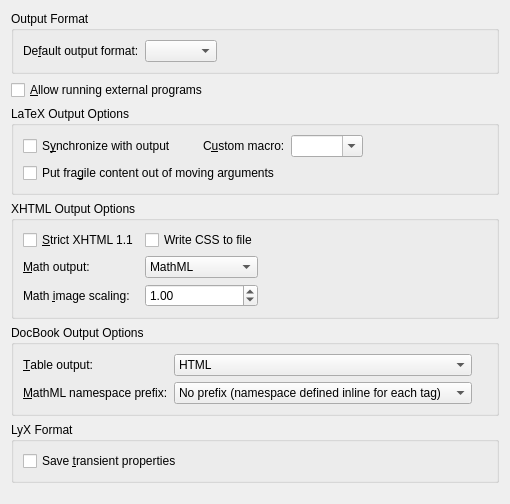
<?xml version="1.0" encoding="UTF-8"?>
<ui version="4.0">
 <class>OutputUi</class>
 <widget class="QWidget" name="OutputUi">
  <property name="geometry">
   <rect>
    <x>0</x>
    <y>0</y>
    <width>510</width>
    <height>504</height>
   </rect>
  </property>
  <property name="windowTitle">
   <string>Form</string>
  </property>
  <layout class="QGridLayout" name="gridLayout_2">
   <item row="4" column="0">
    <widget class="QGroupBox" name="docbookGB">
     <property name="title">
      <string>DocBook Output Options</string>
     </property>
     <property name="flat">
      <bool>true</bool>
     </property>
     <layout class="QGridLayout" name="outDBGridLayout">
      <item row="0" column="0">
       <widget class="QLabel" name="tableoutLA">
        <property name="font">
         <font>
          <weight>50</weight>
          <bold>false</bold>
         </font>
        </property>
        <property name="text">
         <string>&amp;Table output:</string>
        </property>
        <property name="buddy">
         <cstring>tableoutCB</cstring>
        </property>
       </widget>
      </item>
      <item row="0" column="1">
       <widget class="QComboBox" name="tableoutCB">
        <property name="font">
         <font>
          <weight>50</weight>
          <bold>false</bold>
         </font>
        </property>
        <property name="toolTip">
         <string>Format to use for math output.</string>
        </property>
        <item>
         <property name="text">
          <string>HTML</string>
         </property>
        </item>
        <item>
         <property name="text">
          <string>CALS</string>
         </property>
        </item>
       </widget>
      </item>
      <item row="0" column="2">
       <spacer name="horizontalSpacer_5">
        <property name="orientation">
         <enum>Qt::Horizontal</enum>
        </property>
        <property name="sizeHint" stdset="0">
         <size>
          <width>40</width>
          <height>20</height>
         </size>
        </property>
       </spacer>
      </item>
      <item row="1" column="0">
       <widget class="QLabel" name="mathmlprefixLA">
        <property name="font">
         <font>
          <weight>50</weight>
          <bold>false</bold>
         </font>
        </property>
        <property name="text">
         <string>&amp;MathML namespace prefix:</string>
        </property>
        <property name="buddy">
         <cstring>mathmlprefixCB</cstring>
        </property>
       </widget>
      </item>
      <item row="1" column="1">
       <widget class="QComboBox" name="mathmlprefixCB">
        <property name="font">
         <font>
          <weight>50</weight>
          <bold>false</bold>
         </font>
        </property>
        <property name="toolTip">
         <string>Namespace prefix to use for MathML formulae. For instance, with the &lt;code&gt;m&lt;/code&gt; prefix, the MathML tags will be output like &lt;code&gt;m:math&lt;/code&gt;.</string>
        </property>
        <item>
         <property name="text">
          <string>No prefix (namespace defined inline for each tag)</string>
         </property>
        </item>
        <item>
         <property name="text">
          <string>m (default)</string>
         </property>
        </item>
        <item>
         <property name="text">
          <string>mml</string>
         </property>
        </item>
       </widget>
      </item>
      <item row="1" column="2">
       <spacer name="horizontalSpacer_6">
        <property name="orientation">
         <enum>Qt::Horizontal</enum>
        </property>
        <property name="sizeHint" stdset="0">
         <size>
          <width>40</width>
          <height>20</height>
         </size>
        </property>
       </spacer>
      </item>
     </layout>
    </widget>
   </item>
   <item row="5" column="0">
    <widget class="QGroupBox" name="savingGB">
     <property name="title">
      <string>LyX Format</string>
     </property>
     <property name="flat">
      <bool>true</bool>
     </property>
     <property name="checkable">
      <bool>false</bool>
     </property>
     <layout class="QGridLayout" name="gridLayout7">
      <item row="0" column="0">
       <widget class="QCheckBox" name="saveTransientPropertiesCB">
        <property name="toolTip">
         <string>Save all parameters in the LyX file, including ones that are frequently switched or that are specific to the user (such as the output of the tracked changes, or the document directory path). Disabling this option plays nicer in collaborative settings and with version control systems.</string>
        </property>
        <property name="text">
         <string>Save &amp;transient properties</string>
        </property>
       </widget>
      </item>
     </layout>
    </widget>
   </item>
   <item row="0" column="0">
    <widget class="QGroupBox" name="outputFormatGB">
     <property name="title">
      <string>Output Format</string>
     </property>
     <property name="flat">
      <bool>true</bool>
     </property>
     <layout class="QGridLayout" name="gridlayout8">
      <property name="leftMargin">
       <number>9</number>
      </property>
      <property name="topMargin">
       <number>9</number>
      </property>
      <property name="rightMargin">
       <number>9</number>
      </property>
      <property name="bottomMargin">
       <number>9</number>
      </property>
      <property name="spacing">
       <number>6</number>
      </property>
      <item row="0" column="0">
       <layout class="QHBoxLayout">
        <property name="spacing">
         <number>6</number>
        </property>
        <property name="leftMargin">
         <number>0</number>
        </property>
        <property name="topMargin">
         <number>0</number>
        </property>
        <property name="rightMargin">
         <number>0</number>
        </property>
        <property name="bottomMargin">
         <number>0</number>
        </property>
        <item>
         <widget class="QLabel" name="defaultFormatLA">
          <property name="toolTip">
           <string>Specify the default output format (for view/update)</string>
          </property>
          <property name="text">
           <string>De&amp;fault output format:</string>
          </property>
          <property name="buddy">
           <cstring>defaultFormatCO</cstring>
          </property>
         </widget>
        </item>
        <item>
         <widget class="QComboBox" name="defaultFormatCO">
          <property name="toolTip">
           <string>Specify the default output format (for view/update)</string>
          </property>
         </widget>
        </item>
        <item>
         <spacer name="horizontalSpacer">
          <property name="orientation">
           <enum>Qt::Horizontal</enum>
          </property>
          <property name="sizeHint" stdset="0">
           <size>
            <width>40</width>
            <height>20</height>
           </size>
          </property>
         </spacer>
        </item>
       </layout>
      </item>
     </layout>
    </widget>
   </item>
   <item row="3" column="0">
    <widget class="QGroupBox" name="xhtmlGB">
     <property name="title">
      <string>XHTML Output Options</string>
     </property>
     <property name="flat">
      <bool>true</bool>
     </property>
     <layout class="QGridLayout" name="outGridLayout">
      <item row="1" column="1">
       <widget class="QComboBox" name="mathoutCB">
        <property name="font">
         <font>
          <weight>50</weight>
          <bold>false</bold>
         </font>
        </property>
        <property name="toolTip">
         <string>Format to use for math output.</string>
        </property>
        <item>
         <property name="text">
          <string>MathML</string>
         </property>
        </item>
        <item>
         <property name="text">
          <string>HTML</string>
         </property>
        </item>
        <item>
         <property name="text">
          <string>Images</string>
         </property>
        </item>
        <item>
         <property name="text">
          <string>LaTeX</string>
         </property>
        </item>
       </widget>
      </item>
      <item row="0" column="1">
       <widget class="QCheckBox" name="cssCB">
        <property name="text">
         <string>Write CSS to file</string>
        </property>
       </widget>
      </item>
      <item row="1" column="0">
       <widget class="QLabel" name="mathoutLA">
        <property name="font">
         <font>
          <weight>50</weight>
          <bold>false</bold>
         </font>
        </property>
        <property name="text">
         <string>&amp;Math output:</string>
        </property>
        <property name="buddy">
         <cstring>tableoutCB</cstring>
        </property>
       </widget>
      </item>
      <item row="2" column="0">
       <widget class="QLabel" name="mathimgLA">
        <property name="font">
         <font>
          <weight>50</weight>
          <bold>false</bold>
         </font>
        </property>
        <property name="text">
         <string>Math &amp;image scaling:</string>
        </property>
        <property name="buddy">
         <cstring>mathimgSB</cstring>
        </property>
       </widget>
      </item>
      <item row="0" column="0">
       <widget class="QCheckBox" name="strictCB">
        <property name="toolTip">
         <string>Whether to comply strictly with XHTML 1.1.</string>
        </property>
        <property name="text">
         <string>&amp;Strict XHTML 1.1</string>
        </property>
       </widget>
      </item>
      <item row="2" column="1">
       <widget class="QDoubleSpinBox" name="mathimgSB">
        <property name="font">
         <font>
          <weight>50</weight>
          <bold>false</bold>
         </font>
        </property>
        <property name="toolTip">
         <string>Scaling factor for images used for math output.</string>
        </property>
        <property name="minimum">
         <double>0.100000000000000</double>
        </property>
        <property name="maximum">
         <double>10.000000000000000</double>
        </property>
        <property name="singleStep">
         <double>0.100000000000000</double>
        </property>
        <property name="value">
         <double>1.000000000000000</double>
        </property>
       </widget>
      </item>
      <item row="1" column="2">
       <spacer name="horizontalSpacer_3">
        <property name="orientation">
         <enum>Qt::Horizontal</enum>
        </property>
        <property name="sizeHint" stdset="0">
         <size>
          <width>40</width>
          <height>20</height>
         </size>
        </property>
       </spacer>
      </item>
     </layout>
    </widget>
   </item>
   <item row="1" column="0">
    <widget class="QCheckBox" name="shellescapeCB">
     <property name="toolTip">
      <string>Runs the LaTeX backend with the -shell-escape option (Warning: use only when really necessary)</string>
     </property>
     <property name="text">
      <string>&amp;Allow running external programs</string>
     </property>
    </widget>
   </item>
   <item row="2" column="0">
    <widget class="QGroupBox" name="latexOutputGB">
     <property name="title">
      <string>LaTeX Output Options</string>
     </property>
     <layout class="QGridLayout" name="gridLayout">
      <item row="0" column="0">
       <layout class="QHBoxLayout" name="horizontalLayout_2">
        <item>
         <widget class="QCheckBox" name="outputsyncCB">
          <property name="toolTip">
           <string>Enable forward/reverse search between editor and output (e.g., SyncTeX)</string>
          </property>
          <property name="text">
           <string>S&amp;ynchronize with output</string>
          </property>
         </widget>
        </item>
        <item>
         <spacer name="horizontalSpacer_4">
          <property name="orientation">
           <enum>Qt::Horizontal</enum>
          </property>
          <property name="sizeType">
           <enum>QSizePolicy::Fixed</enum>
          </property>
          <property name="sizeHint" stdset="0">
           <size>
            <width>20</width>
            <height>20</height>
           </size>
          </property>
         </spacer>
        </item>
        <item>
         <layout class="QHBoxLayout" name="horizontalLayout">
          <item>
           <widget class="QLabel" name="synccustomLA">
            <property name="text">
             <string>C&amp;ustom macro:</string>
            </property>
            <property name="buddy">
             <cstring>synccustomCB</cstring>
            </property>
           </widget>
          </item>
          <item>
           <widget class="QComboBox" name="synccustomCB">
            <property name="toolTip">
             <string>Custom LaTeX preamble macro</string>
            </property>
            <property name="editable">
             <bool>true</bool>
            </property>
           </widget>
          </item>
          <item>
           <spacer name="horizontalSpacer_2">
            <property name="orientation">
             <enum>Qt::Horizontal</enum>
            </property>
            <property name="sizeHint" stdset="0">
             <size>
              <width>40</width>
              <height>20</height>
             </size>
            </property>
           </spacer>
          </item>
         </layout>
        </item>
       </layout>
      </item>
      <item row="1" column="0">
       <widget class="QCheckBox" name="postponeFragileCB">
        <property name="toolTip">
         <string>If this is checked, fragile items such as labels and index entries are moved out of moving arguments such as sections and captions. This prevents LaTeX errors that can happen in such cases. It is recommended to keep this on.</string>
        </property>
        <property name="text">
         <string>Put fra&amp;gile content out of moving arguments</string>
        </property>
       </widget>
      </item>
     </layout>
    </widget>
   </item>
   <item row="6" column="0">
    <spacer name="verticalSpacer">
     <property name="orientation">
      <enum>Qt::Vertical</enum>
     </property>
     <property name="sizeHint" stdset="0">
      <size>
       <width>20</width>
       <height>40</height>
      </size>
     </property>
    </spacer>
   </item>
  </layout>
 </widget>
 <includes>
  <include location="local">qt_i18n.h</include>
 </includes>
 <resources/>
 <connections/>
</ui>
